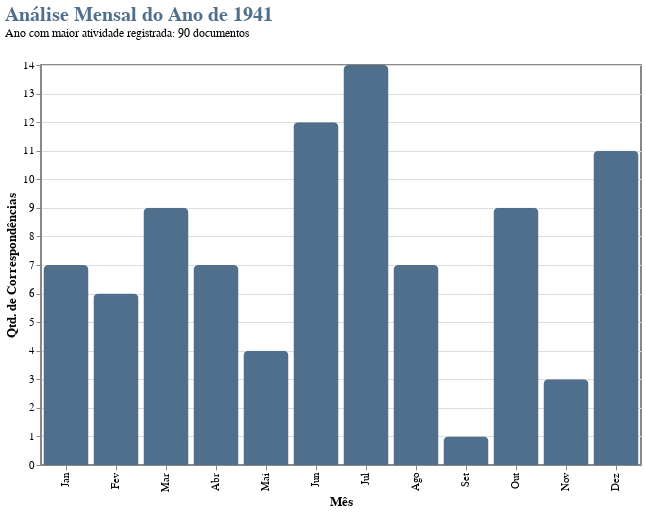

Write notebook code for a chart like this one.
### Code cell
# converter a coluna de data para o formato datetime
from calendar import c


df['data_dt'] = pd.to_datetime(df['data'], errors='coerce')
df['ano'] = df['data_dt'].dt.year
df['mes'] = df['data_dt'].dt.month

# encontrar o ano com maior volume
ano_pico = df['ano'].value_counts().idxmax()
total_ano_pico = df['ano'].value_counts().max()

# filtrar apenas os dados desse ano e contar por mês
df_pico = df[df['ano'] == ano_pico]
volume_mensal = df_pico['mes'].value_counts().reset_index()
volume_mensal.columns = ['mes', 'quantidade']

# ordenar os meses de 1 a 12
volume_mensal = volume_mensal.sort_values('mes')

# mapear números para nomes de meses
meses_nomes = {1:'Jan', 2:'Fev', 3:'Mar', 4:'Abr', 5:'Mai', 6:'Jun', 
               7:'Jul', 8:'Ago', 9:'Set', 10:'Out', 11:'Nov', 12:'Dez'}
volume_mensal['mes_nome'] = volume_mensal['mes'].map(meses_nomes)

# criar o gráfico de barras mensal
chart_mes = alt.Chart(volume_mensal).mark_bar(
    color=cores['Azul'],
    cornerRadiusTopLeft=5,
    cornerRadiusTopRight=5
).encode(
    x=alt.X('mes_nome:N', sort=list(meses_nomes.values()), title='Mês'),
    y=alt.Y('quantidade:Q', title='Qtd. de Correspondências'),
    tooltip=['mes_nome', 'quantidade']
).properties(
    title={
        "text": [f"Análise Mensal do Ano de {int(ano_pico)}"],
        "subtitle": [f"Ano com maior atividade registrada: {int(total_ano_pico)} documentos"],
        "color": cores['Azul'],
        "offset": 20
    },
    width=600,
    height=400
).configure_axis(
    labelFont=fonte_padrao, 
    titleFont=fonte_padrao,   
    labelFontSize=11,
    titleFontSize=13
).configure_view(
    stroke='#888888',
    strokeWidth=2
).configure_title(
    font=fonte_padrao,      
    subtitleFont=fonte_padrao, 
    fontSize=20,
    anchor='start'
)

chart_mes.show()

### Figure 1 — Vega-Lite specification as saved in the notebook (floating-point values rounded to 4 significant figures)
{"config": {"view": {"continuousWidth": 300, "continuousHeight": 300, "stroke": "#888888", "strokeWidth": 2}, "axis": {"labelFont": "CourierI", "labelFontSize": 11, "titleFont": "CourierI", "titleFontSize": 13}, "title": {"anchor": "start", "font": "CourierI", "fontSize": 20, "subtitleFont": "CourierI"}}, "data": {"name": "data-359ab324e7a1d32e889f4bfd3cbbb299"}, "mark": {"type": "bar", "color": "#4F6F8C", "cornerRadiusTopLeft": 5, "cornerRadiusTopRight": 5}, "encoding": {"tooltip": [{"field": "mes_nome", "type": "nominal"}, {"field": "quantidade", "type": "quantitative"}], "x": {"field": "mes_nome", "sort": ["Jan", "Fev", "Mar", "Abr", "Mai", "Jun", "Jul", "Ago", "Set", "Out", "Nov", "Dez"], "title": "Mês", "type": "nominal"}, "y": {"field": "quantidade", "title": "Qtd. de Correspondências", "type": "quantitative"}}, "height": 400, "title": {"text": ["Análise Mensal do Ano de 1941"], "subtitle": ["Ano com maior atividade registrada: 90 documentos"], "color": "#4F6F8C", "offset": 20}, "width": 600, "$schema": "https://vega.github.io/schema/vega-lite/v6.1.0.json", "datasets": {"data-359ab324e7a1d32e889f4bfd3cbbb299": [{"mes": 1.0, "quantidade": 7, "mes_nome": "Jan"}, {"mes": 2.0, "quantidade": 6, "mes_nome": "Fev"}, {"mes": 3.0, "quantidade": 9, "mes_nome": "Mar"}, {"mes": 4.0, "quantidade": 7, "mes_nome": "Abr"}, {"mes": 5.0, "quantidade": 4, "mes_nome": "Mai"}, {"mes": 6.0, "quantidade": 12, "mes_nome": "Jun"}, {"mes": 7.0, "quantidade": 14, "mes_nome": "Jul"}, {"mes": 8.0, "quantidade": 7, "mes_nome": "Ago"}, {"mes": 9.0, "quantidade": 1, "mes_nome": "Set"}, {"mes": 10.0, "quantidade": 9, "mes_nome": "Out"}, {"mes": 11.0, "quantidade": 3, "mes_nome": "Nov"}, {"mes": 12.0, "quantidade": 11, "mes_nome": "Dez"}]}}
